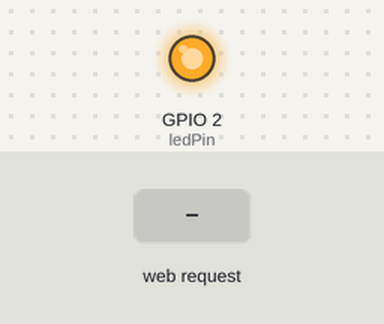
The sketch below on a simulated ESP8266 (NodeMCU). Shown: output pins drawn as LEDs (lit = HIGH). The test bench sets the inputs (shaded band). WiFi joins after 1.5 s; servers stay silent unless stated; what the sketch prints to the serial monitor is not drawn.

Above: at 2.7 s.
2.8 s: HTTP request GET /ledOff received
At 3.8 s:
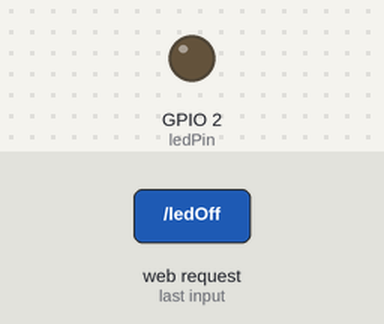
4.3 s: HTTP request GET /ledOn received
At 5.0 s:
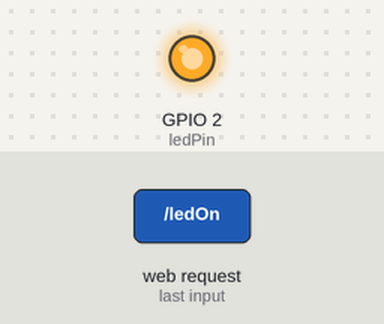
Timing chart, 0 to 7.3 s (numbered marks = the images above; inputs shaded):
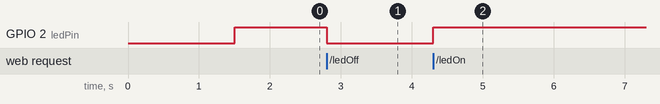

Measured:
- after the input at 2.8 s, GPIO 2 (ledPin): HIGH → LOW at once
- after the input at 4.3 s, GPIO 2 (ledPin): LOW → HIGH at once

The sketch:

webserver.ino
```cpp
#include <ESP8266WiFi.h>
#include <ESP8266WebServer.h>
const char* ssid = "Sabar";
const char* password = "eephrs3h";
ESP8266WebServer server(80);
int ledPin = 2;
bool ledStatus = HIGH;

void setup() {

  Serial.begin(115200);
  WiFi.begin(ssid, password);
  while(WiFi.status() != WL_CONNECTED) {
    delay(500);
    Serial.print(".");
  }
  Serial.println("");
  Serial.println("WiFi terhubung ");
  Serial.print("SSID: ");
  Serial.println(WiFi.SSID());
  Serial.print("IP Address: ");
  Serial.println(WiFi.localIP());
  //
  Serial.print("Starting Webserver on IP" +WiFi.localIP().toString());
  server.on("/", handleWebServer);
  server.on("/ledOff", handleLedOff);
  server.on("/ledOn", handleLedOn);
  server.begin();
  Serial.println("...");

  pinMode(ledPin,OUTPUT);
  digitalWrite(ledPin,ledStatus);

}

void loop() {
  server.handleClient();
}

void handleWebServer(){
  String statusLed = "ON";
  String statusColor = "<h1 style='color: green;' align='center'>ON</h1>";

  //
  String btn = "<button class='buttonred' onclick=\"location.href = '/ledOff'\">Turn Off</button>";
  if(ledStatus==0){
    statusLed = "OFF";
    btn = "<button class='button'onclick=\"location.href = '/ledOn'\">Turn On</button>";
    statusColor = "<h1 style='color: red;' align='center'>OFF</h1>";
  }

  String clientIP = server.client().remoteIP().toString();
  String strWebServer = R"===(
    <!DOCTYPE html>
    <html lang ="en">
    <head>
        <meta charset="UTF-8">
        <meta http-equiv="X-UA-Compatible" content "IE=edge">
        <meta name="viewport" content="width=device-width, initial-scale=1.0">
        <title>Idupin Lampu</title>
        <style>
          .button {
           background-color: #4CAF50;
           border: none;
           color: white;
           padding: 15px 32px;
           text-align: center;
           text-decoration: none;
           display: inline-block;
           font-size: 20px;
           margin: 4px 2px;
           cursor: pointer;
          }

          .buttonred {
           background-color: #FF0000;
           border: none;
           color: white;
           padding: 15px 32px;
           text-align: center;
           text-decoration: none;
           display: inline-block;
           font-size: 20px;
           margin: 4px 2px;
           cursor: pointer;
          }
      </style>
    </head>
    <body>
        <p align="center">
         <h1 align="center">The Lamp is </h1>
         )==="+ statusColor + R"===(
        </p>
        <hr style="height:2px;border-width:0;color:gray;background-color:gray">
        <p align="center">
         )==="+ btn + R"===(
        </p>
     )===";
    server.send(200, "text/html", strWebServer);
}

void handleLedOff(){
  ledStatus = 0;
  digitalWrite(ledPin, ledStatus);
  server.sendHeader("Location", String("/"), true);
  server.send(302, "text/plain", "");
}

void handleLedOn(){
  ledStatus = 1;
  digitalWrite(ledPin, ledStatus);
  server.sendHeader("Location", String("/"), true);
  server.send(302, "text/plain", "");
}
```
